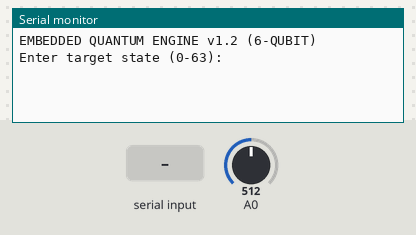
The sketch below on a simulated Arduino Uno, built with avr-gcc and run on an emulated ATmega328P. On the bench: the last lines printed to the serial monitor. Inputs (shaded band) come from the test bench; at power-on: A0 = 512.

Above: at 1.2 s.
1.3 s: "30,150\n" received over Serial
At 3.1 s:
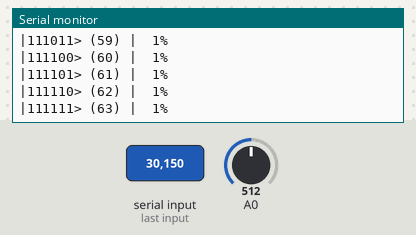
11.8 s: "0\n" received over Serial
At 17.3 s:
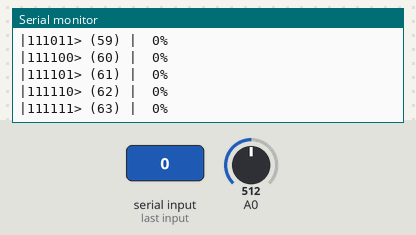
Timing chart, 0 to 18.8 s (numbered marks = the images above; inputs shaded):
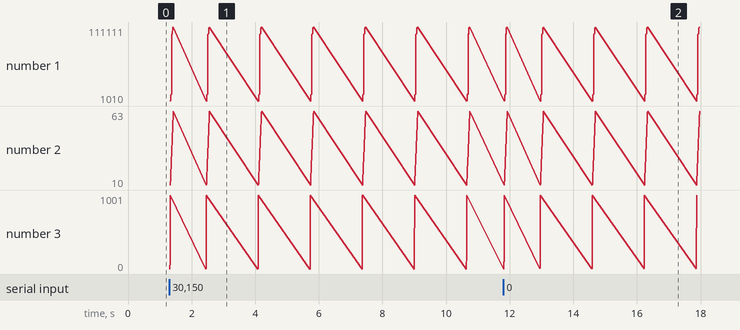

Measured:
- after the input at 1.3 s, the serial monitor: prints a new line at once (image 1)
- after the input at 11.8 s, the serial monitor: prints a new line at once (image 2)

The sketch:

QuantumCore.ino
```cpp
#include "src/quantum_core.h"
#include "src/quantum_register.h"

#define NUM_QUBITS 6
#define GROVER_ITERATIONS 6

uint16_t gate_count = 0;
unsigned long total_compute_micros = 0;

void visualize_on_serial(quantum_register_t *reg) {
  Serial.println(F("\n--- Quantum State Probability ---"));
  for (uint16_t i = 0; i < reg->dim; i++) {
    int32_t prob_q14 = complex_mag_sq(reg->state[i]);
    int bar_width = (prob_q14 * 30) / 16384;
    int percent = (prob_q14 * 100) / 16384;

    Serial.print(F("|"));
    for(int b = NUM_QUBITS - 1; b >= 0; b--) Serial.print((i >> b) & 1);
    Serial.print(F("> ("));
    if(i < 10) Serial.print(F(" "));
    Serial.print(i);
    Serial.print(F(") | "));

    for (int j = 0; j < bar_width; j++) Serial.print(F("#"));
    Serial.print(F(" "));
    Serial.print(percent);
    Serial.println(F("%"));
  }
}

void print_report(quantum_register_t *reg, int target) {
  int32_t t_prob = complex_mag_sq(reg->state[target]);
  float fidelity = ((float)t_prob / 16384.0) * 100.0;
  float total_ms = (float)total_compute_micros / 1000.0;

  Serial.println(F("\n========================================="));
  Serial.println(F("       RAW PERFORMANCE REPORT            "));
  Serial.println(F("========================================="));
  Serial.print(F("Total Gates Executed:  ")); Serial.println(gate_count);
  Serial.print(F("Pure Compute Time:     ")); Serial.print(total_ms); Serial.println(F(" ms"));
  Serial.print(F("Avg Time Per Gate:     ")); Serial.print((total_ms * 1000.0) / gate_count); Serial.println(F(" us"));
  Serial.print(F("Algorithm Fidelity:    ")); Serial.print(fidelity); Serial.println(F("%"));
  Serial.print(F("Memory Usage (SRAM):   ")); Serial.println(F("456 / 2048 bytes"));

  if(fidelity > 90.0) Serial.println(F("System Status:         [OPTIMAL]"));
  else Serial.println(F("System Status:         [DEGRADED]"));
  Serial.println(F("========================================="));
}

void setup() {
  Serial.begin(115200);
  while (!Serial);

  uint64_t seed = 0;
  for (int i = 0; i < 64; i++) {
    seed = (seed << 1) | (analogRead(A0) & 0x01);
    delayMicroseconds(50);
  }
  seed_quantum_rng(seed);

  Serial.println(F("EMBEDDED QUANTUM ENGINE v1.2 (6-QUBIT)"));
  Serial.println(F("Enter target state (0-63):"));
}

void loop() {
  if (Serial.available() > 0) {
    String input = Serial.readStringUntil('\n');
    input.trim();
    if (input.length() == 0) return;
    int target = input.toInt();
    if (target < 0 || target >= 64) return;

    gate_count = 0;
    total_compute_micros = 0;
    unsigned long timer_start;

    quantum_register_t reg = init_register(NUM_QUBITS);

    Serial.println(F("\n[STEP 1] Generating Superposition..."));

    timer_start = micros();
    for(uint8_t i = 0; i < NUM_QUBITS; i++) {
      apply_gate_h(&reg, i);
      gate_count++;
    }
    total_compute_micros += (micros() - timer_start);

    visualize_on_serial(&reg);
    delay(1000);

    for(int k = 1; k <= GROVER_ITERATIONS; k++) {
      Serial.print(F("\n[STEP 2] Grover Iteration ")); Serial.print(k);

      timer_start = micros();

      apply_oracle(&reg, (uint16_t)target);
      gate_count++;

      for(int i=0; i<NUM_QUBITS; i++) { apply_gate_h(&reg, i); gate_count++; }
      for(int i=0; i<NUM_QUBITS; i++) { apply_gate_x(&reg, i); gate_count++; }

      reg.state[reg.dim-1].real = -reg.state[reg.dim-1].real;
      reg.state[reg.dim-1].imag = -reg.state[reg.dim-1].imag;
      gate_count++;

      for(int i=0; i<NUM_QUBITS; i++) { apply_gate_x(&reg, i); gate_count++; }
      for(int i=0; i<NUM_QUBITS; i++) { apply_gate_h(&reg, i); gate_count++; }

      total_compute_micros += (micros() - timer_start);

      int confidence = (int)((float)complex_mag_sq(reg.state[target]) / 163.84);
      Serial.print(F(" - Amplitude: ")); Serial.print(confidence); Serial.println(F("%"));

      visualize_on_serial(&reg);
      if (k < GROVER_ITERATIONS) delay(1500);
    }

    print_report(&reg, target);
    Serial.println(F("\nReady. Enter next target (0-63):"));
  }
}
```

fixed_point.cpp
```cpp
#include "fixed_point.h"

int16_t fp_mul(int16_t a, int16_t b) {
#ifdef __AVR__
    int16_t result;
    /* (x >> 14) is equivalent to (x << 2) >> 16.
     * In AVR, shifting by 16 is free and we can
     * speed it more
     */
    asm volatile (
        "muls  %B1, %B2      \n\t"
        "movw  %A0, r0       \n\t"
        "mul   %A1, %A2      \n\t"
        "movw  r18, r0       \n\t"
        "mulsu %B1, %A2      \n\t"
        "add   r19, r0       \n\t"
        "adc   %A0, r1       \n\t"
        "adc   %B0, __zero_reg__ \n\t"
        "mulsu %B2, %A1      \n\t"
        "add   r19, r0       \n\t"
        "adc   %A0, r1       \n\t"
        "adc   %B0, __zero_reg__ \n\t"
        // Apply rounding (+8192) and shift >> 14
        "lsl   r19           \n\t"
        "rol   %A0           \n\t"
        "rol   %B0           \n\t"
        "lsl   r19           \n\t"
        "rol   %A0           \n\t"
        "rol   %B0           \n\t"
        "clr   __zero_reg__  \n\t"
        : "=&r" (result)
        : "a" (a), "a" (b)
        : "r0", "r1", "r18", "r19"
    );
    return result;
#else
    //PC testing
    int32_t res = (int32_t)a * (int32_t)b;
    return (int16_t)((res + 8192) >> 14);
#endif
}


complex_q14_t complex_add(complex_q14_t a, complex_q14_t b) {
    return (complex_q14_t){a.real + b.real, a.imag + b.imag};
}

complex_q14_t complex_mul(complex_q14_t a, complex_q14_t b) {
    complex_q14_t res;
    res.real = fp_mul(a.real, b.real) - fp_mul(a.imag, b.imag);
    res.imag = fp_mul(a.real, b.imag) + fp_mul(a.imag, b.real);
    return res;
}

int16_t complex_mag_sq(complex_q14_t a) {
    int32_t r2 = (int32_t)a.real * a.real;
    int32_t i2 = (int32_t)a.imag * a.imag;
    return (int16_t)((r2 + i2) >> 14);
}
```

fixed_point.h
```cpp
#ifndef FIXED_POINT_H
#define FIXED_POINT_H

#include <stdint.h>

#define Q14_ONE       16384
#define Q14_HALF      8192
#define Q14_INV_SQRT2 11585

typedef struct {
    int16_t real;
    int16_t imag;
} complex_q14_t;

int16_t fp_mul(int16_t a, int16_t b);
complex_q14_t complex_add(complex_q14_t a, complex_q14_t b);
complex_q14_t complex_mul(complex_q14_t a, complex_q14_t b);
int16_t complex_mag_sq(complex_q14_t a);

#endif
```

quantum_core.cpp
```cpp
#include "quantum_core.h"


void seed_quantum_rng(uint64_t seed) {
    if (seed == 0) seed = 0x853c49e6748fea9bULL;
    rng_state = seed;
}

uint64_t rng_state = 0x853c49e6748fea9bULL;//Initial seed for random

// xorshift* 64-bit for random
static inline uint64_t rotl(const uint64_t x, int k) {
  return (x << k) | (x >> (64 - k));
}
static uint64_t next_random_u64(void) {
  uint64_t z = (rng_state += 0x9e3779b97f4a7c15ULL);
  z = (z ^ (z >> 30)) * 0xbf58476d1ce4e5b9ULL;
  z = (z ^ (z >> 27)) * 0x94d049bb133111ebULL;
  return z ^ (z >> 31);
}
#define Q14_MAX 16384
int16_t random_q14(void) {
  uint64_t r = next_random_u64();
  uint32_t val = ((uint32_t)(r >> 48) * (uint32_t)Q14_MAX) >> 16;
  return (int16_t) val;
}

void apply_oracle(quantum_register_t *reg, uint16_t target_index) {
  reg->state[target_index].real = -reg->state[target_index].real;
  reg->state[target_index].imag = -reg->state[target_index].imag;
}

// so multiple qubits can be diffused
void apply_multi_controlled_z(quantum_register_t *reg) {
  uint16_t last_index = reg->dim - 1;
  reg->state[last_index].real = -reg->state[last_index].real;
  reg->state[last_index].imag = -reg->state[last_index].imag;
}

void apply_diffuser(quantum_register_t *reg) {
  for (uint8_t i = 0; i < reg->num_qubits; i++) apply_gate_h(reg, i);
  for (uint8_t i = 0; i < reg->num_qubits; i++) apply_gate_x(reg, i);

  apply_multi_controlled_z(reg);

  for (uint8_t i = 0; i < reg->num_qubits; i++) apply_gate_x(reg, i);
  for (uint8_t i = 0; i < reg->num_qubits; i++) apply_gate_h(reg, i);
}

void apply_gate_x(quantum_register_t *reg, uint8_t target) {
  uint16_t mask = (1u << target);

  for (uint16_t i = 0; i < reg->dim; i++) {
    if (!(i & mask)) {
      uint16_t i0 = i;
      uint16_t i1 = i | mask;

      complex_q14_t temp = reg->state[i0];
      reg->state[i0] = reg->state[i1];
      reg->state[i1] = temp;
    }
  }
}

void apply_gate_h(quantum_register_t *reg, uint8_t target) {
  uint16_t mask = (1u << target);
  const int16_t s = Q14_INV_SQRT2;

  for (uint16_t i = 0; i < reg->dim; i++) {
    if (!(i & mask)) {
      uint16_t i0 = i;
      uint16_t i1 = i | mask;

      int32_t ar = reg->state[i0].real;
      int32_t ai = reg->state[i0].imag;
      int32_t br = reg->state[i1].real;
      int32_t bi = reg->state[i1].imag;

      reg->state[i0].real = (int16_t)(((ar + br) * s + Q14_HALF) >> 14);
      reg->state[i0].imag = (int16_t)(((ai + bi) * s + Q14_HALF) >> 14);

      reg->state[i1].real = (int16_t)(((ar - br) * s + Q14_HALF) >> 14);
      reg->state[i1].imag = (int16_t)(((ai - bi) * s + Q14_HALF) >> 14);
    }
  }
}

void apply_gate_cnot(quantum_register_t *reg, uint8_t control, uint8_t target) {
  uint16_t control_mask = (1u << control);
  uint16_t target_mask = (1u << target);

  for (uint16_t i = 0; i < reg->dim; i++) {
    if ((i & control_mask) && !(i & target_mask)) {
      uint16_t i0 = i;
      uint16_t i1 = i | target_mask;

      complex_q14_t temp = reg->state[i0];
      reg->state[i0] = reg->state[i1];
      reg->state[i1] = temp;
    }
  }
}

void apply_gate_z(quantum_register_t *reg, uint8_t target) {
    uint16_t mask = (1u << target);
    for (uint16_t i = 0; i < reg->dim; i++) {
        if (i & mask) {
            reg->state[i].real = -reg->state[i].real;
            reg->state[i].imag = -reg->state[i].imag;
        }
    }
}

int measure(qubit_t *q){
  int16_t alpha_sq = complex_mag_sq(q->alpha);
  int16_t random = random_q14();

  if(random<alpha_sq){
    q->alpha.real = Q14_ONE;
    q->alpha.imag = 0;
    q->beta.real  = 0;
    q->beta.imag  = 0;
    return 0;
  }else{
    q->alpha.real = 0;
    q->alpha.imag = 0;
    q->beta.real  = Q14_ONE;
    q->beta.imag  = 0;
    return 1;
  }
}


int measure_qubit(quantum_register_t *reg, uint8_t target) {
  uint16_t mask = (1u << target);
  int32_t prob1_q14 = 0;

  for (uint16_t i = 0; i < reg->dim; i++) {
    if (i & mask) {
      prob1_q14 += complex_mag_sq(reg->state[i]);
    }
  }

  int16_t r = random_q14();
  int result = (r < (int16_t)prob1_q14) ? 1 : 0;

  int32_t sum_sq = 0;
  for (uint16_t i = 0; i < reg->dim; i++) {
    int bit = (i & mask) ? 1 : 0;
    if (bit != result) {
      reg->state[i].real = 0;
      reg->state[i].imag = 0;
    } else {
      sum_sq += complex_mag_sq(reg->state[i]);
    }
  }

  if (sum_sq > 0) {
    for (uint16_t i = 0; i < reg->dim; i++) {
      if (reg->state[i].real != 0 || reg->state[i].imag != 0) {
        int32_t r_ext = (int32_t)reg->state[i].real << 14;
        int32_t i_ext = (int32_t)reg->state[i].imag << 14;
        int16_t root_sum = 11585; // Simplification
        // 1/sqrt(sum_sq) is needed if i have != 90º logic gates
        reg->state[i].real = (int16_t)(r_ext / root_sum);
        reg->state[i].imag = (int16_t)(i_ext / root_sum);
      }
    }
  }

  return result;
}
```

quantum_core.h
```cpp
#ifndef QUANTUM_CORE_H
#define QUANTUM_CORE_H
#include "quantum_register.h"
#include "fixed_point.h"
#include <stdint.h>

extern uint64_t rng_state;


typedef struct {
     complex_q14_t alpha;
     complex_q14_t beta;
} qubit_t;


void apply_oracle(quantum_register_t *reg, uint16_t target_index);
void apply_diffuser(quantum_register_t *reg);//ONLY 2 QUBITS POSSIBLE

void apply_gate_x(quantum_register_t *reg, uint8_t target);
void apply_gate_h(quantum_register_t *reg, uint8_t target);
void apply_gate_cnot(quantum_register_t *reg, uint8_t control, uint8_t target);
void apply_gate_z(quantum_register_t *reg, uint8_t target);

int measure(qubit_t *q);
int measure_qubit(quantum_register_t *reg, uint8_t target);
int16_t random_q14(void);
void seed_quantum_rng(uint64_t seed);

#endif
```

quantum_register.cpp
```cpp
#include "quantum_register.h"

#define STATIC_MAX_STATES 64
static complex_q14_t static_state[STATIC_MAX_STATES];


complex_q14_t make_zero_state(void) {
  return (complex_q14_t){Q14_ONE, 0};
}

complex_q14_t make_one_state(void) {
  return (complex_q14_t){0, 0};
}

quantum_register_t init_register(uint8_t n) {
  quantum_register_t reg = {0};
  if (n == 0 || n > MAX_QUBITS || (1u << n) > STATIC_MAX_STATES) return reg;

  reg.num_qubits = n;
  reg.dim = (uint16_t)(1u << n);
  reg.state = static_state;

  reg.state[0] = make_zero_state();
  for (uint16_t i = 1; i < reg.dim; i++) {
    reg.state[i] = make_one_state();
  }
  return reg;
}
```

quantum_register.h
```cpp
#ifndef QUANTUM_REGISTER_H
#define QUANTUM_REGISTER_H

#include "fixed_point.h"
#include <stdint.h>

#define MAX_QUBITS 6
#define MAX_STATES (1 << MAX_QUBITS)

typedef struct {
    uint8_t num_qubits;
    uint16_t dim;                  // remove this!!!!!!!!!!!!!!!!!!!
    complex_q14_t *state;
} quantum_register_t;

quantum_register_t init_register(uint8_t num_qubits);

complex_q14_t make_zero_state(void);

complex_q14_t make_one_state(void);

#endif
```
